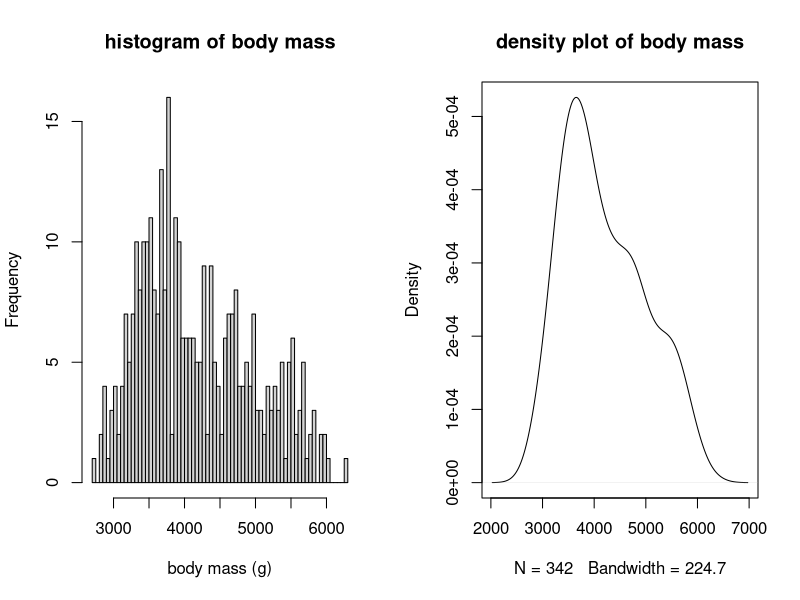
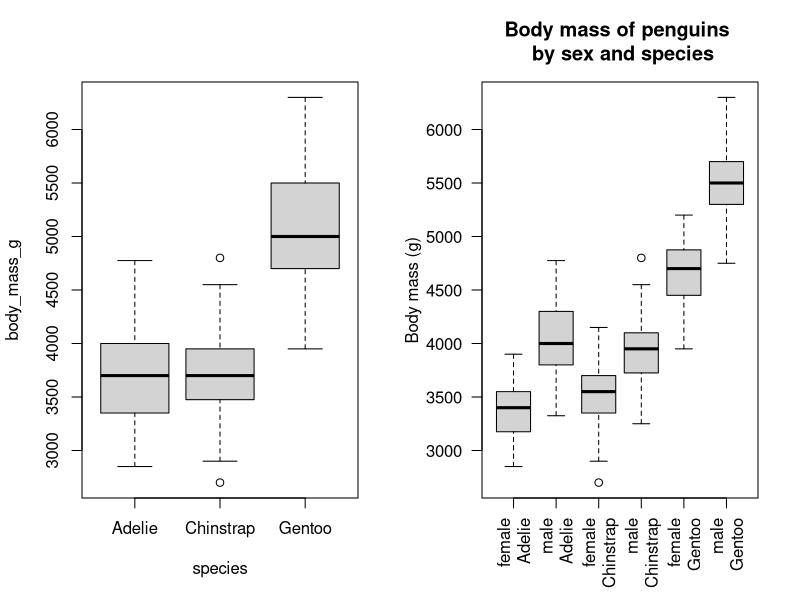

Source code (R) for these figures, in order:
## ---- chunk 1
require(palmerpenguins)
t.test(subset(penguins, species == "Gentoo")$flipper_length_mm)

t.test(subset(penguins, species == "Gentoo")$flipper_length_mm, mu = 218)

t.test(subset(penguins, species == "Gentoo")$flipper_length_mm, mu = 218, alternative = "less")

t.test(flipper_length_mm ~ species, data = subset(penguins, species != "Chinstrap"))

dat_adelie = subset(penguins, species == "Adelie")

dat_gentoo = subset(penguins, species == "Gentoo")

t.test(dat_adelie$flipper_length_mm, dat_gentoo$flipper_length_mm, alternative = "less")

par(mfrow = c(1, 2))
hist(penguins$body_mass_g, breaks = 80, main = "histogram of body mass", xlab = "body mass (g)")
plot(density(penguins$body_mass_g, na.rm = TRUE), main = "density plot of body mass")

boxplot(body_mass_g ~ species, data = penguins)

dat_chinstrap = subset(penguins, species == "Chinstrap")
mean(dat_chinstrap$body_mass_g, na.rm = TRUE)

shapiro.test(dat_chinstrap$body_mass_g)

aggregate(body_mass_g ~ species, data = penguins, FUN = mean)

aggregate(
  body_mass_g ~ species,
  data = penguins,
  FUN = function(x) shapiro.test(x)$p.value)

fit_species = lm(body_mass_g ~ species, data = penguins)
summary(fit_species)
anova(fit_species)
## ---- chunk 2

require(palmerpenguins)

bxplt = boxplot(body_mass_g ~ sex * species,
                data = penguins,
                plot = FALSE)


boxplot(body_mass_g ~ sex * species, 
    data = penguins, 
    main = "Body mass of penguins \n by sex and species",
    ylab = "Body mass (g)",
    names = gsub("\\.", "\n", bxplt$names),
    las = 2,
    xlab = '')

## ---- chunk 3
fit_both = lm(formula = body_mass_g ~ sex * species, data = penguins)

summary(fit_both)
## ---- chunk 4

dat_chin = subset(penguins, species == "Chinstrap")
dat_fchin = subset(dat_chin, sex == "female")
mean(dat_fchin$body_mass_g)

#chin_female = aggregate(penguins$body_mass_g, by = list(penguins$species == "Chinstrap", penguins$sex == "female"), FUN = mean)
#mean(chin_female$x)
